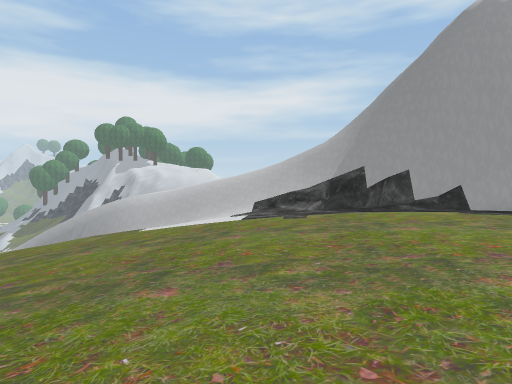
View 1 (above)

16 first-person views from a walk through a Unity game level. The camera is 1.5 m above the floor, tilts 2° down and sees 75° across. The floor is counted in squares, 2 m on a side. Each view is taken from the middle of a square. On the plan, view 1 faces up. The plan holds only what a view shows up to about 11 squares ahead; the rest is blank. The place goes on beyond the plan. Some trees and plants on the terrain are drawn as simple stand-ins. The player character is not drawn.

View 2
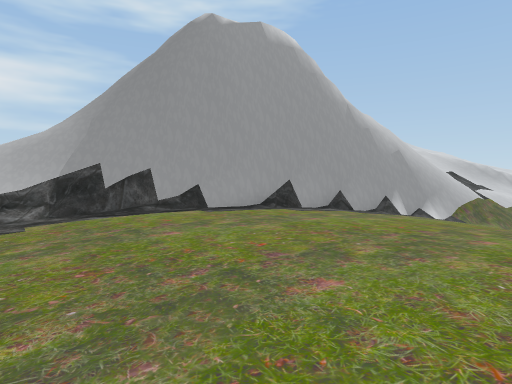

View 3
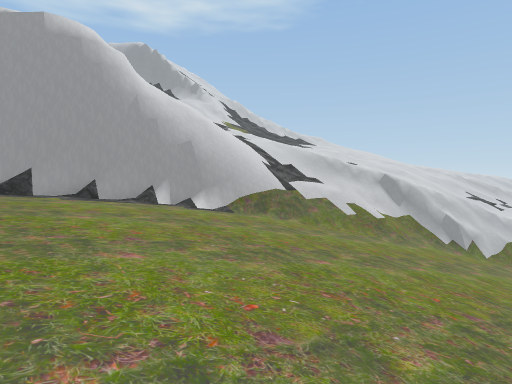

View 4
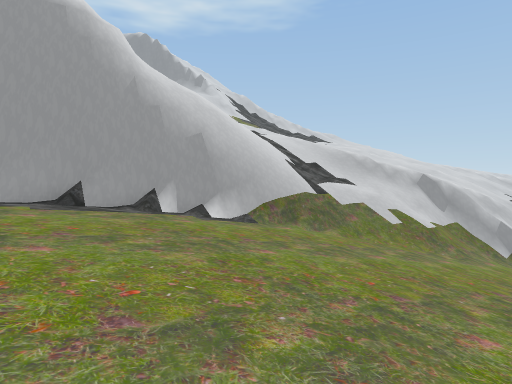

View 5
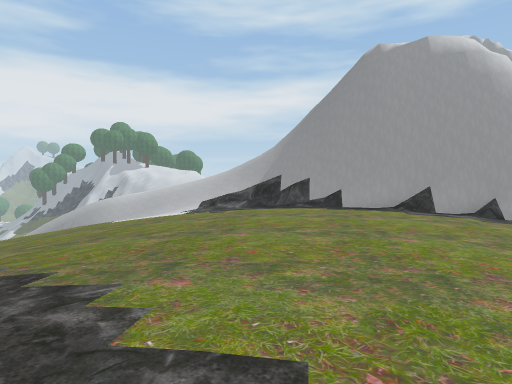

View 6
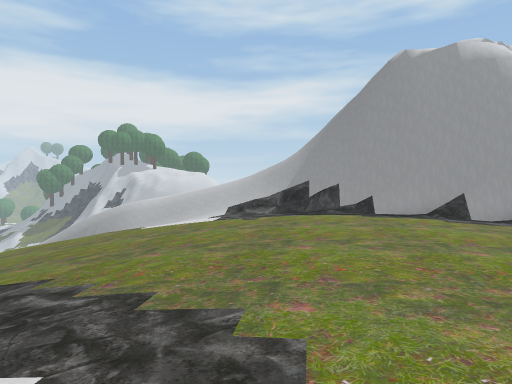

View 7
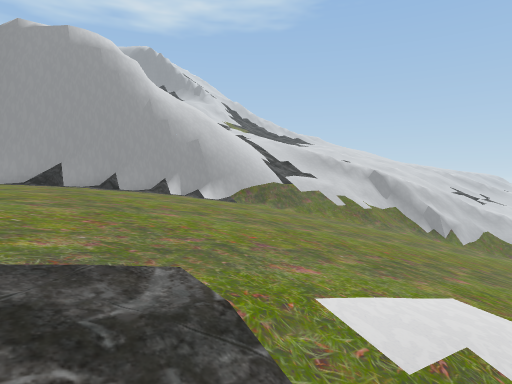

View 8
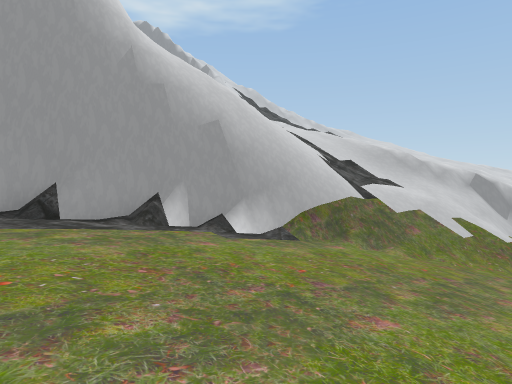

View 9
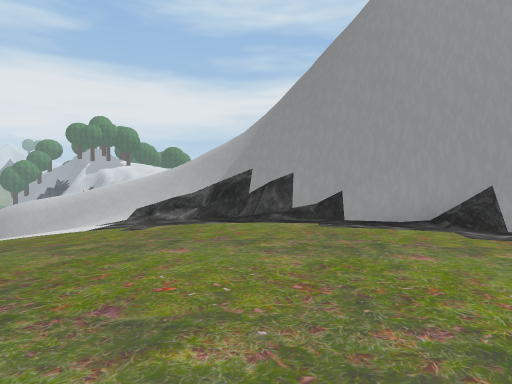

View 10
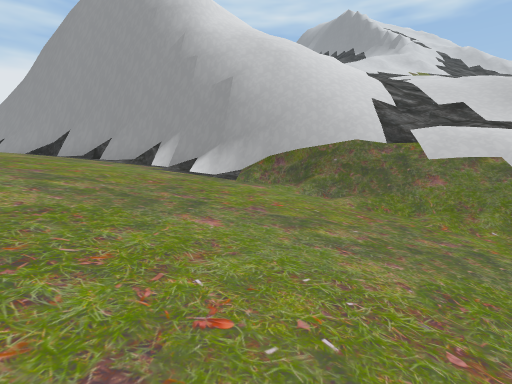

View 11
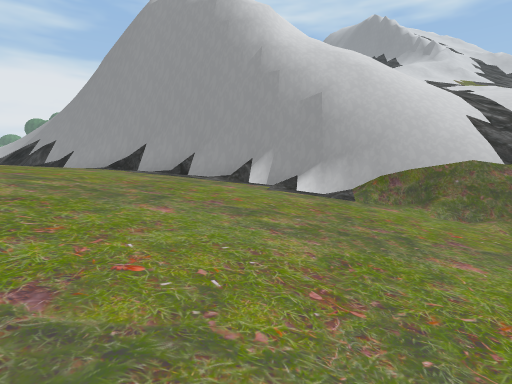

View 12
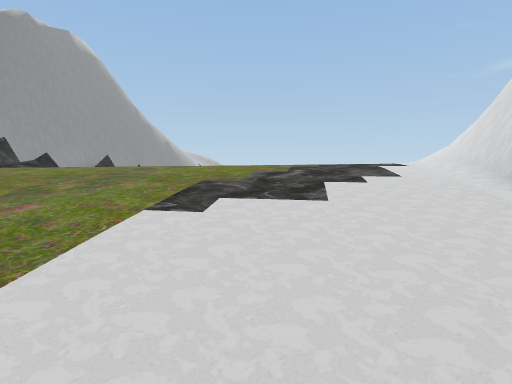

View 13
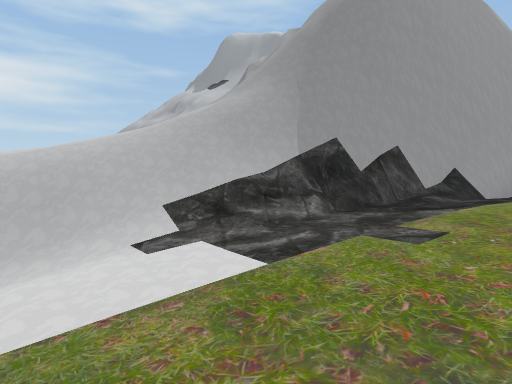

View 14
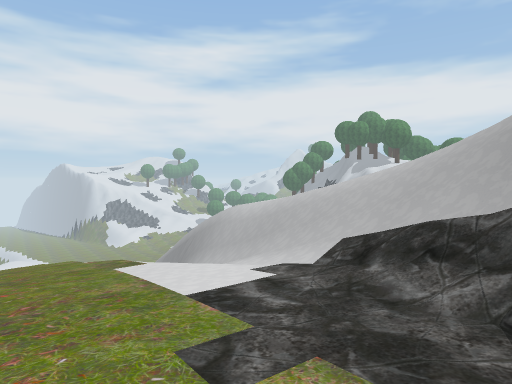

View 15
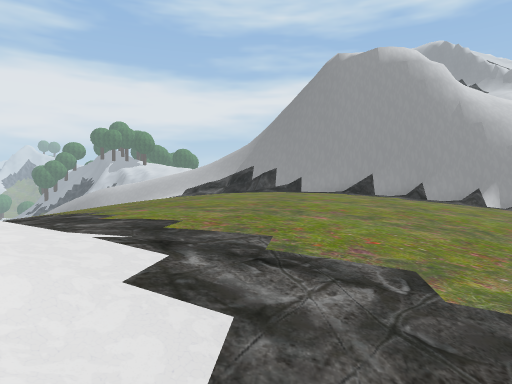

View 16
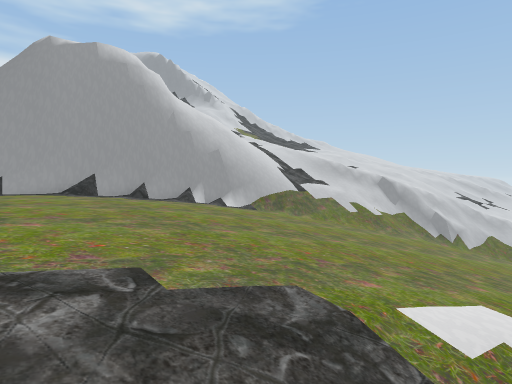

### Floor plan
Key: @ floor where view 1 was taken; # wall or solid block; . main floor; - floor 0.75 m lower than the main floor; _ floor 1.5 m lower than the main floor; < floor 2.5 m lower than the main floor; ( floor 3.25 m lower than the main floor; ! floor 4.75 m lower than the main floor; : floor 4.75 m higher than the main floor; / step, stairs or slope; = window, fence, low wall or low ledge; ^ raised ledge; v drop or lower ground.
Columns run from 8 left of view 1 to 20 right of it. Each row starts with its distance up from view 1.
 15             =
 14             #
 13             ##=
 12 vv//.///   /#^=
 11   ###=//////#^/
 10     ///////v#vv
  9     ///-//=## vv   =/   ///
  8  <___--....#### vv==/// //:
  7  <___--......######=///////
  6   ___--.........####v=/////
  5    __--...........####/////
  4     _--...........--##//////
  3     _--..........--__//////=/
  2    __--..........--___////==#
  1   ___--.........--____</////#
  0    __-..@......--____<(((///=
 -1     _-.........--___<((((/
 -2       ###.....--___<//((/!
 -3        ##/....-_////////!!
 -4           ////-////////
 -5            //////

Positions as (right, up) in squares from view 1, and headings:
1: (0, 0), facing up
2: (0, 1), facing up-right
3: (5, -4), facing up-right
4: (6, -2), facing up-right
5: (2, -3), facing up
6: (1, -3), facing up
7: (4, -5), facing up-right
8: (7, 0), facing up-right
9: (3, 1), facing up
10: (12, -2), facing up
11: (10, -2), facing up
12: (-6, 1), facing right
13: (-2, 6), facing up-right
14: (2, 6), facing up-left
15: (3, -5), facing up
16: (3, -5), facing up-right
